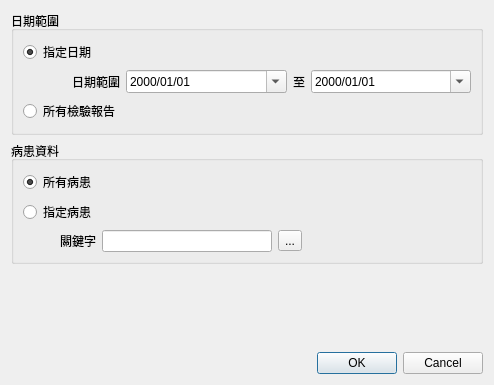
<?xml version="1.0" encoding="UTF-8"?>
<ui version="4.0">
 <class>Dialog_medical_record_list</class>
 <widget class="QDialog" name="Dialog_medical_record_list">
  <property name="windowModality">
   <enum>Qt::NonModal</enum>
  </property>
  <property name="geometry">
   <rect>
    <x>0</x>
    <y>0</y>
    <width>494</width>
    <height>385</height>
   </rect>
  </property>
  <property name="sizePolicy">
   <sizepolicy hsizetype="Preferred" vsizetype="Preferred">
    <horstretch>0</horstretch>
    <verstretch>0</verstretch>
   </sizepolicy>
  </property>
  <property name="windowTitle">
   <string>檢驗查詢</string>
  </property>
  <property name="modal">
   <bool>false</bool>
  </property>
  <layout class="QVBoxLayout" name="verticalLayout">
   <item>
    <widget class="QGroupBox" name="groupBox">
     <property name="title">
      <string>日期範圍</string>
     </property>
     <property name="flat">
      <bool>true</bool>
     </property>
     <layout class="QGridLayout" name="gridLayout">
      <item row="1" column="0">
       <widget class="QLabel" name="label_date">
        <property name="text">
         <string>日期範圍</string>
        </property>
        <property name="alignment">
         <set>Qt::AlignRight|Qt::AlignTrailing|Qt::AlignVCenter</set>
        </property>
       </widget>
      </item>
      <item row="1" column="2">
       <widget class="QLabel" name="label_between">
        <property name="text">
         <string>至</string>
        </property>
        <property name="alignment">
         <set>Qt::AlignCenter</set>
        </property>
       </widget>
      </item>
      <item row="0" column="0">
       <widget class="QRadioButton" name="radioButton_range_date">
        <property name="text">
         <string>指定日期</string>
        </property>
        <property name="checked">
         <bool>true</bool>
        </property>
       </widget>
      </item>
      <item row="1" column="1">
       <widget class="QDateEdit" name="dateEdit_start_date">
        <property name="sizePolicy">
         <sizepolicy hsizetype="Expanding" vsizetype="Fixed">
          <horstretch>0</horstretch>
          <verstretch>0</verstretch>
         </sizepolicy>
        </property>
        <property name="autoFillBackground">
         <bool>false</bool>
        </property>
        <property name="buttonSymbols">
         <enum>QAbstractSpinBox::UpDownArrows</enum>
        </property>
        <property name="showGroupSeparator" stdset="0">
         <bool>false</bool>
        </property>
        <property name="currentSection">
         <enum>QDateTimeEdit::YearSection</enum>
        </property>
        <property name="displayFormat">
         <string>yyyy/MM/dd</string>
        </property>
        <property name="calendarPopup">
         <bool>true</bool>
        </property>
        <property name="currentSectionIndex">
         <number>0</number>
        </property>
       </widget>
      </item>
      <item row="2" column="0">
       <widget class="QRadioButton" name="radioButton_all_date">
        <property name="text">
         <string>所有檢驗報告</string>
        </property>
       </widget>
      </item>
      <item row="1" column="3">
       <widget class="QDateEdit" name="dateEdit_end_date">
        <property name="sizePolicy">
         <sizepolicy hsizetype="Expanding" vsizetype="Fixed">
          <horstretch>0</horstretch>
          <verstretch>0</verstretch>
         </sizepolicy>
        </property>
        <property name="currentSection">
         <enum>QDateTimeEdit::YearSection</enum>
        </property>
        <property name="displayFormat">
         <string>yyyy/MM/dd</string>
        </property>
        <property name="calendarPopup">
         <bool>true</bool>
        </property>
        <property name="currentSectionIndex">
         <number>0</number>
        </property>
       </widget>
      </item>
     </layout>
    </widget>
   </item>
   <item>
    <widget class="QGroupBox" name="groupBox_3">
     <property name="title">
      <string>病患資料</string>
     </property>
     <property name="flat">
      <bool>true</bool>
     </property>
     <layout class="QGridLayout" name="gridLayout_3">
      <item row="2" column="4">
       <spacer name="horizontalSpacer">
        <property name="orientation">
         <enum>Qt::Horizontal</enum>
        </property>
        <property name="sizeHint" stdset="0">
         <size>
          <width>40</width>
          <height>20</height>
         </size>
        </property>
       </spacer>
      </item>
      <item row="2" column="3">
       <widget class="QToolButton" name="toolButton_select_patient">
        <property name="text">
         <string>...</string>
        </property>
        <property name="icon">
         <iconset>
          <normaloff>../icons/edit-find.png</normaloff>../icons/edit-find.png</iconset>
        </property>
       </widget>
      </item>
      <item row="2" column="2">
       <widget class="QLineEdit" name="lineEdit_patient_key">
        <property name="toolTip">
         <string>&lt;html&gt;&lt;head/&gt;&lt;body&gt;&lt;p&gt;關鍵字可輸入&lt;/p&gt;&lt;p&gt;1. 數字 (系統號)&lt;/p&gt;&lt;p&gt;2. 生日年, 列如 1980.&lt;/p&gt;&lt;p&gt;3. 出生年月, 例如  1980.01&lt;/p&gt;&lt;p&gt;4 出生年月日 例如 1980.01.01&lt;/p&gt;&lt;p&gt;5. 電話或行動電話&lt;/p&gt;&lt;p&gt;6. 身份證&lt;/p&gt;&lt;p&gt;7. 地址&lt;/p&gt;&lt;/body&gt;&lt;/html&gt;</string>
        </property>
       </widget>
      </item>
      <item row="0" column="0">
       <widget class="QRadioButton" name="radioButton_all_patient">
        <property name="text">
         <string>所有病患</string>
        </property>
        <property name="checked">
         <bool>true</bool>
        </property>
       </widget>
      </item>
      <item row="1" column="0">
       <widget class="QRadioButton" name="radioButton_assigned_patient">
        <property name="text">
         <string>指定病患</string>
        </property>
       </widget>
      </item>
      <item row="2" column="0">
       <widget class="QLabel" name="label_patient_key">
        <property name="text">
         <string>關鍵字</string>
        </property>
        <property name="alignment">
         <set>Qt::AlignRight|Qt::AlignTrailing|Qt::AlignVCenter</set>
        </property>
       </widget>
      </item>
     </layout>
    </widget>
   </item>
   <item>
    <spacer name="verticalSpacer">
     <property name="orientation">
      <enum>Qt::Vertical</enum>
     </property>
     <property name="sizeHint" stdset="0">
      <size>
       <width>20</width>
       <height>40</height>
      </size>
     </property>
    </spacer>
   </item>
   <item>
    <widget class="QDialogButtonBox" name="buttonBox">
     <property name="orientation">
      <enum>Qt::Horizontal</enum>
     </property>
     <property name="standardButtons">
      <set>QDialogButtonBox::Cancel|QDialogButtonBox::Ok</set>
     </property>
     <property name="centerButtons">
      <bool>false</bool>
     </property>
    </widget>
   </item>
  </layout>
 </widget>
 <tabstops>
  <tabstop>dateEdit_start_date</tabstop>
  <tabstop>dateEdit_end_date</tabstop>
  <tabstop>radioButton_all_patient</tabstop>
  <tabstop>radioButton_assigned_patient</tabstop>
  <tabstop>lineEdit_patient_key</tabstop>
  <tabstop>toolButton_select_patient</tabstop>
 </tabstops>
 <resources/>
 <connections>
  <connection>
   <sender>buttonBox</sender>
   <signal>accepted()</signal>
   <receiver>Dialog_medical_record_list</receiver>
   <slot>accept()</slot>
   <hints>
    <hint type="sourcelabel">
     <x>248</x>
     <y>254</y>
    </hint>
    <hint type="destinationlabel">
     <x>157</x>
     <y>274</y>
    </hint>
   </hints>
  </connection>
  <connection>
   <sender>buttonBox</sender>
   <signal>rejected()</signal>
   <receiver>Dialog_medical_record_list</receiver>
   <slot>reject()</slot>
   <hints>
    <hint type="sourcelabel">
     <x>316</x>
     <y>260</y>
    </hint>
    <hint type="destinationlabel">
     <x>286</x>
     <y>274</y>
    </hint>
   </hints>
  </connection>
 </connections>
</ui>
